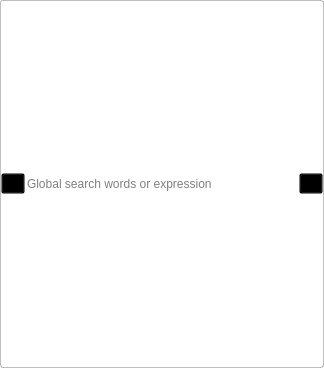
<?xml version="1.0" encoding="UTF-8"?>

<!--                                                            [licblock]
This file is part of Tkacz. 
Copyright (c) 2012-2014 Thibault Polge. All rights reserved.

This program is free software: you can redistribute it and/or modify
it under the terms of the GNU Affero General Public License as published by
the Free Software Foundation, either version 3 of the License, or
(at your option) any later version.

This program is distributed in the hope that it will be useful,
but WITHOUT ANY WARRANTY; without even the implied warranty of
MERCHANTABILITY or FITNESS FOR A PARTICULAR PURPOSE.  See the
GNU Affero General Public License for more details.

You should have received a copy of the GNU Affero General Public License
along with this program.  If not, see <http://www.gnu.org/licenses/>.
                                                               [/licblock]-->

<ui version="4.0">
 <class>LocationBar</class>
 <widget class="QFrame" name="LocationBar">
  <property name="geometry">
   <rect>
    <x>0</x>
    <y>0</y>
    <width>324</width>
    <height>368</height>
   </rect>
  </property>
  <property name="sizePolicy">
   <sizepolicy hsizetype="Expanding" vsizetype="Fixed">
    <horstretch>0</horstretch>
    <verstretch>0</verstretch>
   </sizepolicy>
  </property>
  <property name="minimumSize">
   <size>
    <width>100</width>
    <height>0</height>
   </size>
  </property>
  <property name="windowTitle">
   <string>Frame</string>
  </property>
  <property name="styleSheet">
   <string notr="true">#LocationBar {
	background-color: white;
	color: black;
	border-radius : 3px;
	border : 1px solid rgba(0,0,0,64);
}

QLineEdit {
}

QToolButton {
	background : transparent;
}

#createCollectionButton:hover {
	background : palette(button);
	border-left : 1px solid rgba(0,0,0,64);
	border-radius : 3px;
}
</string>
  </property>
  <property name="frameShape">
   <enum>QFrame::StyledPanel</enum>
  </property>
  <property name="frameShadow">
   <enum>QFrame::Raised</enum>
  </property>
  <layout class="QHBoxLayout" name="horizontalLayout">
   <property name="spacing">
    <number>0</number>
   </property>
   <property name="margin">
    <number>0</number>
   </property>
   <item>
    <widget class="QToolButton" name="stateButton">
     <property name="text">
      <string>...</string>
     </property>
     <property name="icon">
      <iconset resource="../icons.qrc">
       <normaloff>:/toolbar/search</normaloff>:/toolbar/search</iconset>
     </property>
    </widget>
   </item>
   <item>
    <widget class="QLineEdit" name="editor">
     <property name="frame">
      <bool>false</bool>
     </property>
     <property name="placeholderText">
      <string>Global search words or expression</string>
     </property>
    </widget>
   </item>
   <item>
    <widget class="QToolButton" name="createCollectionButton">
     <property name="text">
      <string>...</string>
     </property>
     <property name="icon">
      <iconset resource="../icons.qrc">
       <normaloff>:/toolbar/collection-create</normaloff>:/toolbar/collection-create</iconset>
     </property>
    </widget>
   </item>
  </layout>
 </widget>
 <resources>
  <include location="../icons.qrc"/>
 </resources>
 <connections/>
</ui>
